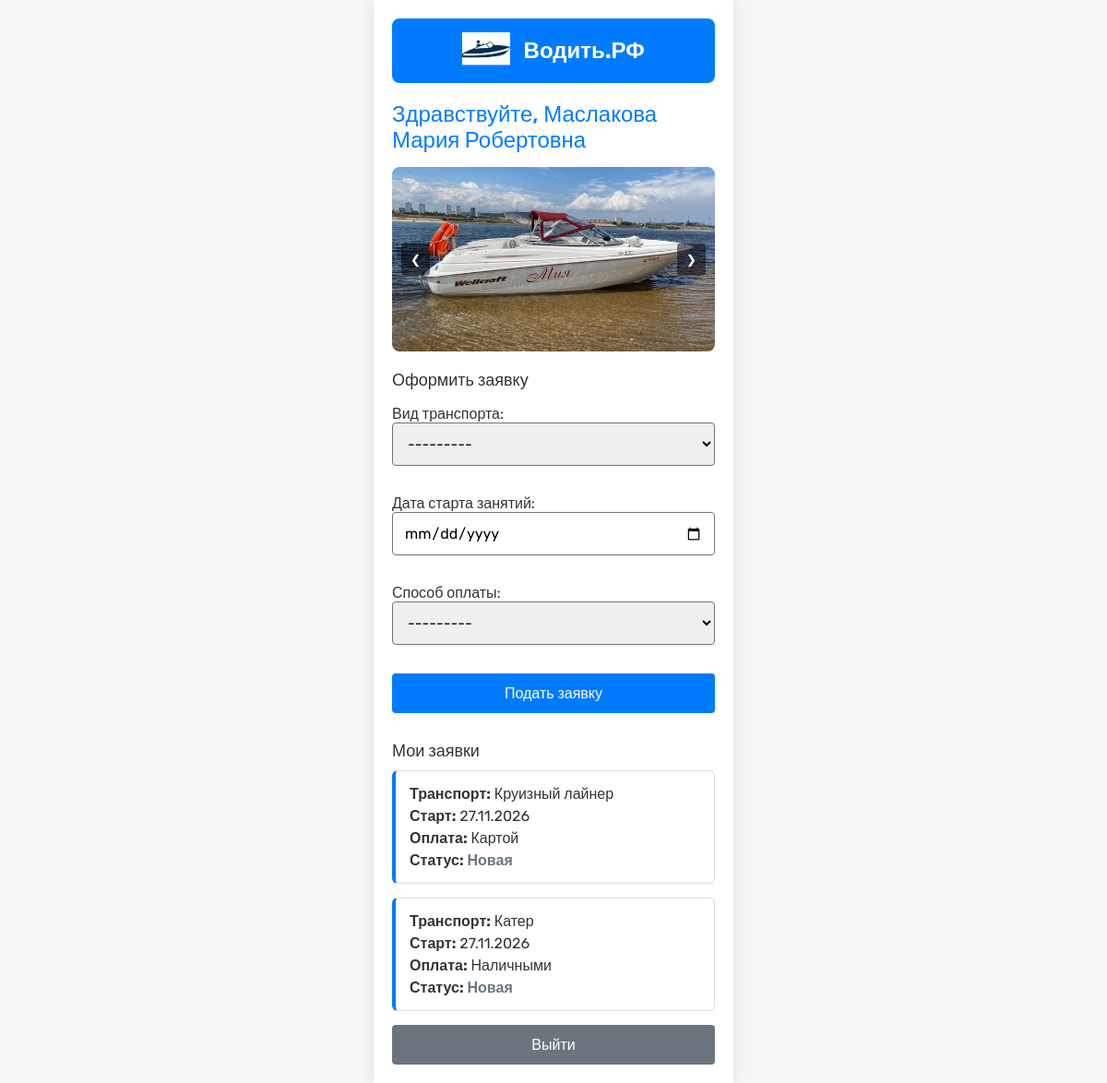
/profile/ (signed in), run on an earlier commit of the app's database.
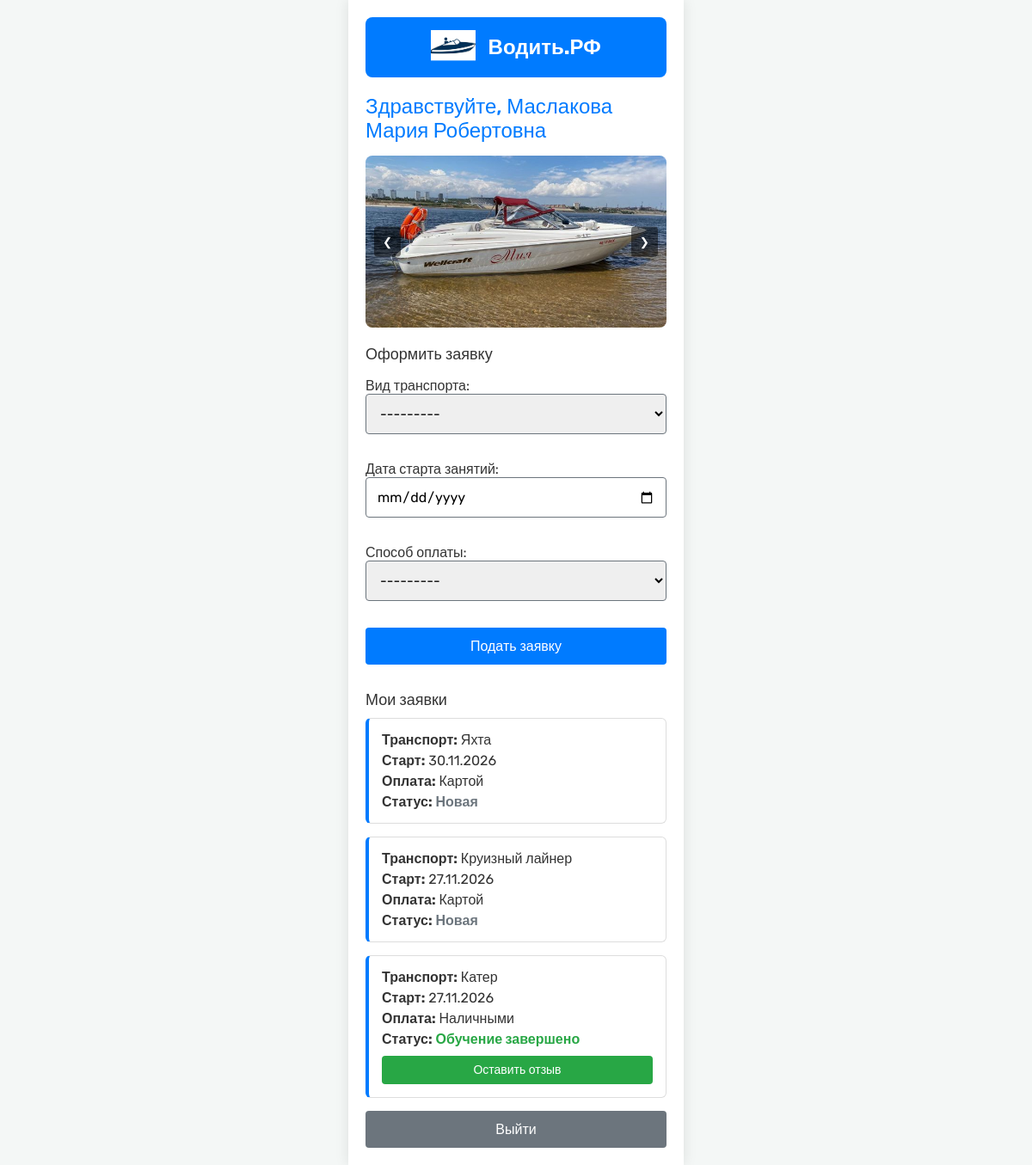
And on a later commit of the database.
### mainapp/models.py (models this page shows, shortened)
class User(AbstractUser):
    first_name = None
    last_name = None
    fio = models.CharField('ФИО', max_length=255, blank=True, null=True)
    birth_date = models.DateField('Дата рождения', blank=True, null=True)
    phone = models.CharField('Контактный номер телефона', max_length=20, blank=True, null=True)
    email = models.EmailField('E-mail', unique=True)
    username = models.CharField(
        'Логин',
        max_length=150,
        unique=True,
        validators=[RegexValidator(r'^[a-zA-Z0-9]{6,}$')]
    )

class Request(models.Model):
    TRANSPORT_CHOICES = [
        ('kater', 'Катер'),
        ('la liner', 'Круизный лайнер'),
        ('yahta', 'Яхта'),
    ]
    STATUS_CHOICES = [
        (0, 'Новая'),
        (1, 'Идет обучение'),
        (2, 'Обучение завершено'),
    ]
    PAYMENT_CHOICES = [
        ('cash', 'Наличными'),
        ('card', 'Картой'),
    ]
    user = models.ForeignKey(User, on_delete=models.CASCADE, verbose_name='Пользователь')
    transport = models.CharField('Вид транспорта', max_length=20, choices=TRANSPORT_CHOICES)
    start_date = models.DateField('Дата старта занятий')
    payment_method = models.CharField('Способ оплаты', max_length=10, choices=PAYMENT_CHOICES)
    status = models.IntegerField('Статус', choices=STATUS_CHOICES, default=0)
    created_at = models.DateTimeField('Дата создания', auto_now_add=True)

### mainapp/views.py (the view, shortened to what this page needs)
# urls.py: path('profile/', views.ProfileView.as_view(), name='profile'),
class ProfileView(LoginRequiredMixin, FormView):
    template_name = 'profile.html'
    form_class = RequestForm
    success_url = reverse_lazy('profile')
    def get_context_data(self, **kwargs):
        context = super().get_context_data(**kwargs)
        context['requests'] = Request.objects.filter(user=self.request.user).order_by('-created_at')
        context['slides'] = [
            'images/slide1.jpg', 'images/slide2.jpg',
            'images/slide3.jpg', 'images/slide4.jpg'
        ]
        return context

### mainapp/forms.py
class RequestForm(forms.ModelForm):
    class Meta:
        model = Request
        fields = ('transport', 'start_date', 'payment_method')
        widgets = {
            'start_date': forms.DateInput(format='%d.%m.%Y', attrs={'type': 'date', 'class': 'form-control'}),
            'transport': forms.Select(attrs={'class': 'form-control'}),
            'payment_method': forms.Select(attrs={'class': 'form-control'}),
        }

### mainapp/templates/profile.html (shortened to what this page needs)
{% extends "base.html" %}
{% load static %}
{% block content %}
    <h2>Здравствуйте, {{ user.fio }}</h2>
    <div class="slider-container">
        {% for slide in slides %}
            <div class="slider-slide">
                <img src="{% static slide %}" alt="Слайд">
            </div>
        {% endfor %}
        <button class="slider-btn prev">&#10094;</button>
        <button class="slider-btn next">&#10095;</button>
    </div>
    <h3>Оформить заявку</h3>
    <form method="post">
        {{ form.as_p }}
        <button type="submit" class="btn">Подать заявку</button>
    </form>
    <h3 style="margin-top: 30px;">Мои заявки</h3>
    {% for req in requests %}
        <div class="request-card">
            <p style="margin: 0 0 5px 0;"><b>Транспорт:</b> {{ req.get_transport_display }}</p>
            <p style="margin: 0 0 5px 0;"><b>Старт:</b> {{ req.start_date|date:"d.m.Y" }}</p>
            <p style="margin: 0 0 5px 0;"><b>Оплата:</b> {{ req.get_payment_method_display }}</p>
            <p style="margin: 0;"><b>Статус:</b> <span class="status-{{ req.status }}">{{ req.get_status_display }}</span></p>
            {% if req.status == 2 %}
                {% if not req.review %}
                    <a href="{% url 'add_review' req.id %}" class="btn btn-green" style="margin-top: 10px; font-size: 14px; padding: 8px;">Оставить отзыв</a>
                {% else %}
                    <p class="text-muted" style="margin-top: 10px;">Отзыв оставлен: {{ req.review.text }}</p>
                {% endif %}
            {% endif %}
        </div>
    {% empty %}
        <p class="text-muted">У вас пока нет заявок.</p>
    {% endfor %}
<form action="{% url 'logout' %}" method="post" style="display: inline;">
    <button type="submit" class="btn" style="background-color: #6C757D; border: none; cursor: pointer;">
        Выйти
    </button>
</form>
{% endblock %}

### mainapp/templates/base.html (shortened to what this page needs)
{% load static %}
<!DOCTYPE html>
<html lang="ru">
<head>
</head>
<body>
    <div class="container">
        <div class="header">
            <img src="{% static 'images/logo.png' %}" alt="Логотип">
            <h1>Водить.РФ</h1>
        </div>
        {% block content %}{% endblock %}
    </div>
</body>
</html>

### mainapp/templates/base.html (style rules this page uses)
* { box-sizing: border-box; }
body { font-family: 'Rubik', sans-serif; background-color: #f4f7f6; color: #333; margin: 0; padding: 0; }
.container { max-width: 390px; margin: 0 auto; background: #FFFFFF; min-height: 100vh; padding: 20px; box-shadow: 0 0 15px rgba(0,0,0,0.1); }
.header { background-color: #007BFF; color: white; padding: 15px; border-radius: 8px; margin-bottom: 20px; display: flex; align-items: center; justify-content: center; gap: 15px; }
.header img { height: 40px; width: auto; }
.header h1 { font-size: 24px; font-weight: 700; color: #FFFFFF; margin: 0; }
h1 { font-size: 36px; font-weight: 700; color: #007BFF; margin: 0 0 15px 0; }
h2 { font-size: 24px; font-weight: 500; color: #007BFF; margin: 0 0 15px 0; }
h3 { font-size: 18px; font-weight: 500; margin: 0 0 10px 0; }
p, a, label { font-size: 16px; font-weight: 400; }
.form-control { width: 100%; padding: 12px; margin-bottom: 15px; border: 1px solid #6C757D; border-radius: 4px; font-family: 'Rubik', sans-serif; font-size: 16px; }
.btn { display: block; width: 100%; background-color: #007BFF; color: white; padding: 12px; border: none; border-radius: 4px; cursor: pointer; font-size: 16px; font-family: 'Rubik', sans-serif; transition: background 0.3s; text-align: center; text-decoration: none; margin-top: 10px; }
.btn-green { background-color: #28A745; }
a { color: #4CCFE0; text-decoration: none; }
.request-card { border: 1px solid #ddd; border-radius: 6px; padding: 15px; margin-bottom: 15px; border-left: 4px solid #007BFF; }
.status-0 { color: #6C757D; font-weight: bold; }
.status-2 { color: #28A745; font-weight: bold; }
.slider-container { position: relative; width: 100%; height: 200px; overflow: hidden; border-radius: 8px; margin-bottom: 20px; }
.slider-slide { position: absolute; top: 0; left: 0; width: 100%; height: 100%; opacity: 0; transition: opacity 0.5s ease-in-out; }
.slider-slide.active { opacity: 1; z-index: 1; }
.slider-slide img { width: 100%; height: 100%; object-fit: cover; }
.slider-btn { position: absolute; top: 50%; transform: translateY(-50%); background: rgba(0,0,0,0.5); color: white; border: none; padding: 10px; cursor: pointer; z-index: 2; border-radius: 4px; }
.slider-btn.prev { left: 10px; }
.slider-btn.next { right: 10px; }

What changed in the data, as far as the page shows it:
added Request: transport "Яхта", start_date "30.11.2026", payment_method "Картой", status "Новая"
changed Request "Катер": status "Новая" → "Обучение завершено"; now shows "Оставить отзыв"
